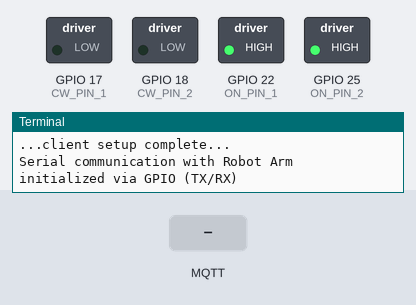
Bench run of a program on a simulated Raspberry Pi (BCM pin numbers). Parts: switched loads named in the program (green lamp = pin HIGH), the last lines printed to the terminal. The test bench sets the inputs (shaded band). No MQTT or app messages arrive unless stated; pins used as bus, display or sensor lines are not drawn.

Above: at 1.3 s.
1.4 s: MQTT message "1" arrives on the first subscribed topic
At 2.0 s:
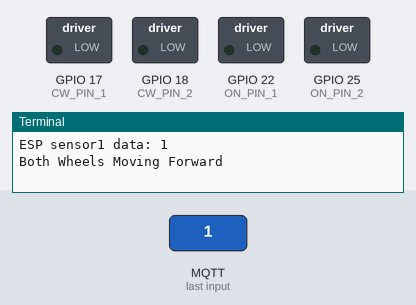
2.9 s: MQTT message "3" arrives on the first subscribed topic
At 4.1 s:
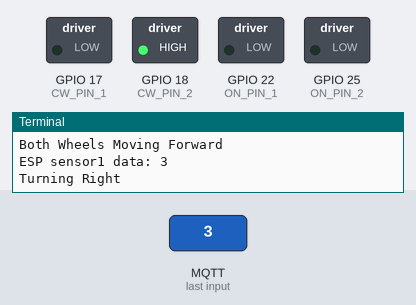
4.4 s: MQTT message "4" arrives on the first subscribed topic
At 5.5 s:
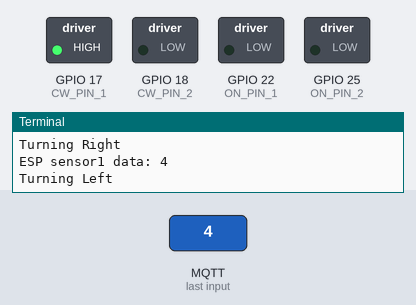
5.9 s: MQTT message "2" arrives on the first subscribed topic
At 6.6 s:
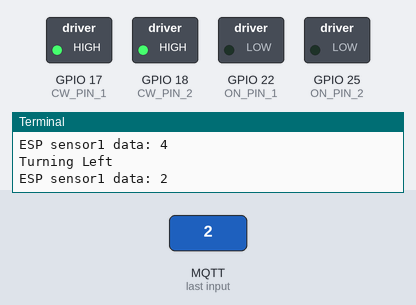
Timing chart, 0 to 8.9 s (numbered marks = the images above; inputs shaded):
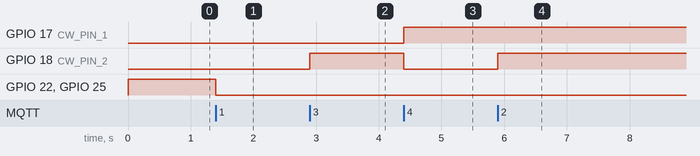

The program:

without_Cam_Source.py
```python
import paho.mqtt.client as mqtt
import RPi.GPIO as GPIO
import time
import threading
import serial  # for serial communication

# Pin Definitions for Wheel 1
CW_PIN_1 = 17
GNDC_PIN_1 = 27
ON_PIN_1 = 22
GND_PIN_1 = 23

# Pin Definitions for Wheel 2
CW_PIN_2 = 18
GNDC_PIN_2 = 24
ON_PIN_2 = 25
GND_PIN_2 = 5

# GPIO Setup
GPIO.setmode(GPIO.BCM)
GPIO.setup(CW_PIN_1, GPIO.OUT)
GPIO.setup(GNDC_PIN_1, GPIO.OUT)
GPIO.setup(ON_PIN_1, GPIO.OUT)
GPIO.setup(GND_PIN_1, GPIO.OUT)

GPIO.setup(CW_PIN_2, GPIO.OUT)
GPIO.setup(GNDC_PIN_2, GPIO.OUT)
GPIO.setup(ON_PIN_2, GPIO.OUT)
GPIO.setup(GND_PIN_2, GPIO.OUT)

#GPIO.setup(RX, GPIO.OUT)
#GPIO.setup(TX, GPIO.OUT)

# Initialize GPIO
GPIO.output(CW_PIN_1, GPIO.LOW)
GPIO.output(GNDC_PIN_1, GPIO.LOW)
GPIO.output(ON_PIN_1, GPIO.HIGH)
GPIO.output(GND_PIN_1, GPIO.HIGH)

GPIO.output(CW_PIN_2, GPIO.LOW)
GPIO.output(GNDC_PIN_2, GPIO.LOW)
GPIO.output(ON_PIN_2, GPIO.HIGH)
GPIO.output(GND_PIN_2, GPIO.HIGH)

#GPIO.output(RX, GPIO.OUT)
#GPIO.output(TX, GPIO.OUT)

# MQTT Callbacks and Wheel Control Functions
def on_connect(client, userdata, flags, rc):
    global flag_connected
    flag_connected = 1
    client_subscriptions(client)
    print("Connected to MQTT server")

def on_disconnect(client, userdata, rc):
    global flag_connected
    flag_connected = 0
    print("Disconnected from MQTT server")

def callback_esp32_sensor1(client, userdata, msg):
    payload = msg.payload.decode('utf-8')
    print('ESP sensor1 data:', payload)

    if payload == '1':
        #print("Turning left")
        move_forward()
    elif payload == '2':
        #print("Turning right")
        move_backward()
    elif payload == '3':
        #print("Moving backward")
        turn_right()
    elif payload == '4':
        #print("Moving forward")
        turn_left()
    elif payload == '0':
        #print("Stopping All Movements")
        stop_all_movement()
    else:
        # 로봇 팔 명령 처리
        command = payload.strip()  # 명령을 적절하게 포맷팅
        try:
            ser.write(command.encode('utf-8'))
            print(f"Send to RobotArm: {command}")
        except Exception as e:
            print(f"Failed to send command to Robot Arm: {e}")

# Wheel Control Functions
def move_forward():
    print("Both Wheels Moving Forward")
    GPIO.output(ON_PIN_1, GPIO.LOW)
    GPIO.output(GND_PIN_1, GPIO.LOW)
    GPIO.output(CW_PIN_1, GPIO.LOW)
    GPIO.output(GNDC_PIN_1, GPIO.LOW)

    GPIO.output(ON_PIN_2, GPIO.LOW)
    GPIO.output(GND_PIN_2, GPIO.LOW)
    GPIO.output(CW_PIN_2, GPIO.LOW)
    GPIO.output(GNDC_PIN_2, GPIO.LOW)

def move_backward():
    #print("Both Wheels Moving Backward")
    GPIO.output(ON_PIN_1, GPIO.LOW)
    GPIO.output(GND_PIN_1, GPIO.LOW)
    GPIO.output(CW_PIN_1, GPIO.HIGH)
    GPIO.output(GNDC_PIN_1, GPIO.HIGH)

    GPIO.output(ON_PIN_2, GPIO.LOW)
    GPIO.output(GND_PIN_2, GPIO.LOW)
    GPIO.output(CW_PIN_2, GPIO.HIGH)
    GPIO.output(GNDC_PIN_2, GPIO.HIGH)

def turn_left():
    print("Turning Left")
    GPIO.output(ON_PIN_1, GPIO.LOW)
    GPIO.output(GND_PIN_1, GPIO.LOW)
    GPIO.output(CW_PIN_1, GPIO.HIGH)
    GPIO.output(GNDC_PIN_1, GPIO.HIGH)

    GPIO.output(ON_PIN_2, GPIO.LOW)
    GPIO.output(GND_PIN_2, GPIO.LOW)
    GPIO.output(CW_PIN_2, GPIO.LOW)
    GPIO.output(GNDC_PIN_2, GPIO.LOW)

def turn_right():
    print("Turning Right")
    GPIO.output(ON_PIN_1, GPIO.LOW)
    GPIO.output(GND_PIN_1, GPIO.LOW)
    GPIO.output(CW_PIN_1, GPIO.LOW)
    GPIO.output(GNDC_PIN_1, GPIO.LOW)

    GPIO.output(ON_PIN_2, GPIO.LOW)
    GPIO.output(GND_PIN_2, GPIO.LOW)
    GPIO.output(CW_PIN_2, GPIO.HIGH)
    GPIO.output(GNDC_PIN_2, GPIO.HIGH)

def stop_all_movement():
    print("Stopping Both Wheels")
    GPIO.output(ON_PIN_1, GPIO.HIGH)
    GPIO.output(GND_PIN_1, GPIO.HIGH)
    GPIO.output(CW_PIN_1, GPIO.LOW)
    GPIO.output(GNDC_PIN_1, GPIO.LOW)

    GPIO.output(ON_PIN_2, GPIO.HIGH)
    GPIO.output(GND_PIN_2, GPIO.HIGH)
    GPIO.output(CW_PIN_2, GPIO.LOW)
    GPIO.output(GNDC_PIN_2, GPIO.LOW)

# MQTT Client Subscriptions
def client_subscriptions(client):
    client.subscribe("esp32/sensor1")

# MQTT Client Setup
client = mqtt.Client("rpi_client1")
flag_connected = 0

client.on_connect = on_connect
client.on_disconnect = on_disconnect
client.message_callback_add('esp32/sensor1', callback_esp32_sensor1)

client.connect('0.0.0.0', 1883)
client.loop_start()
client_subscriptions(client)

print("...client setup complete...")

# Serial Communication with Robot Arm via GPIO (TX/RX)
try:
    ser = serial.Serial('/dev/ttyS0', 115200, timeout=1)  # Use /dev/serial0 for GPIO UART
    if ser.is_open:
        print("Serial communication with Robot Arm initialized via GPIO (TX/RX)")

    while True:
        time.sleep(4)
        if flag_connected != 1:
            print("Trying to connect to MQTT server...")

        # Read from serial if data is available
        if ser.in_waiting > 0:
            arduino_response = ser.readline().decode('utf-8').strip()  # Read the Arduino response
            print("Received from Arduino:", arduino_response)

except serial.SerialException as e:
    print(f"Error with Serial communication: {e}")
except KeyboardInterrupt:
    print("Terminating...")

finally:
    ser.close()  # Ensure the serial port is closed
    GPIO.cleanup()
    client.loop_stop()
    print("GPIO resources cleaned up")
```

Measured:
- after the input at 1.4 s, GPIO 22 (ON_PIN_1), GPIO 25 (ON_PIN_2): HIGH → LOW at once
- after the input at 2.9 s, GPIO 18 (CW_PIN_2): LOW → HIGH at once
- after the input at 4.4 s, GPIO 17 (CW_PIN_1): LOW → HIGH at once; GPIO 18 (CW_PIN_2): HIGH → LOW at once
- after the input at 5.9 s, GPIO 18 (CW_PIN_2): LOW → HIGH at once
